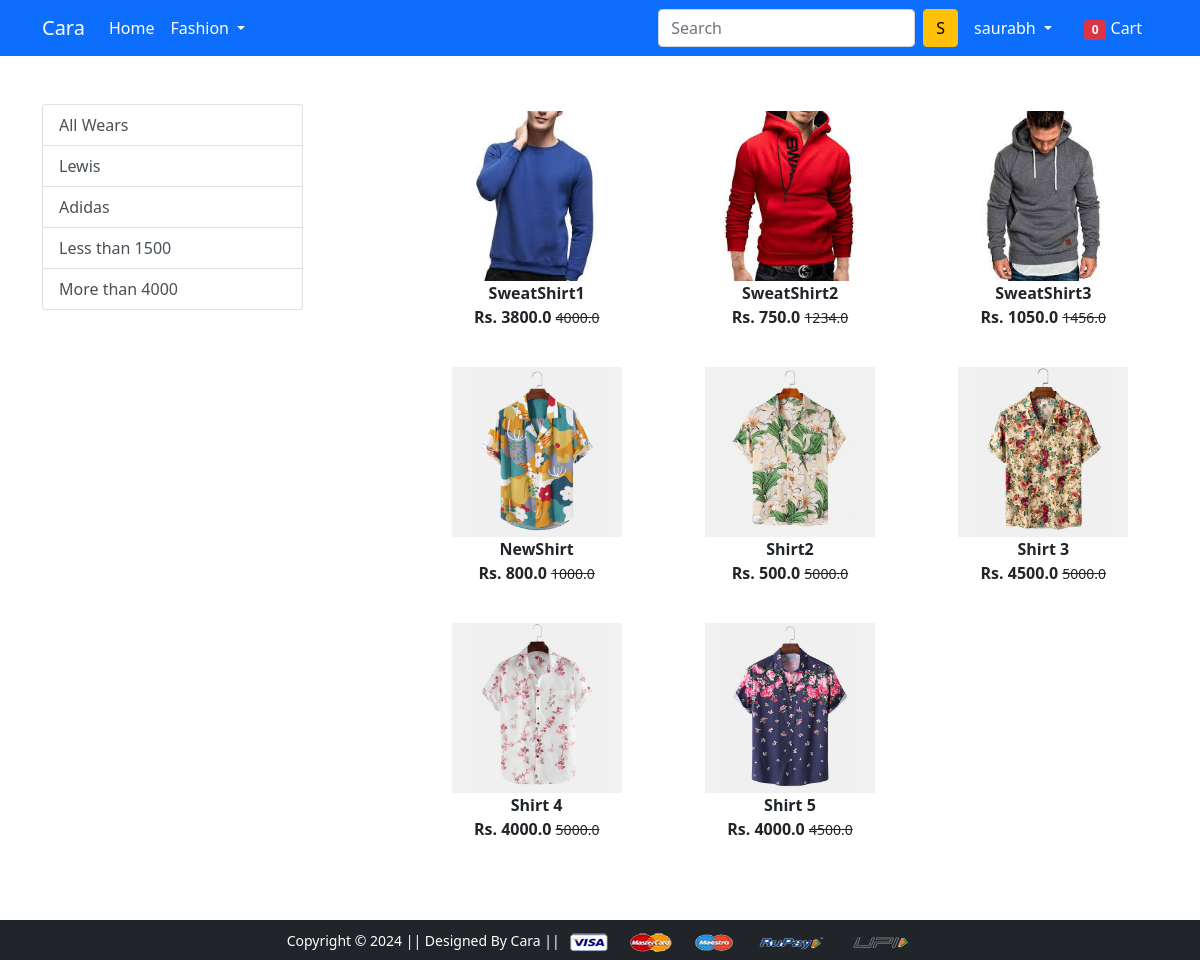
/Topwear/ (signed in), run on the app's committed database.
### app/models.py (models this page shows, shortened)
class Product(models.Model):
    title = models.CharField(max_length=200)
    selling_price = models.FloatField()
    discounted_price = models.FloatField()
    description = models.TextField()
    brand = models.CharField(max_length=200)
    category = models.CharField(choices = CATEGORY_CHOICES, max_length=2)
    product_image = models.ImageField(upload_to = 'productimg')

### app/views.py (the view)
# urls.py: path('Topwear/', views.Topwear, name='Topwear'),
@login_required
def Topwear(request, data=None):
    if data == None:
        Topwear = Product.objects.all().filter(category='TW')
    elif data == 'Lewis' or data == 'Adidas':
        Topwear = Product.objects.all().filter(category='TW').filter(brand=data)
    elif data == 'above':
        Topwear = Product.objects.all().filter(
            category='TW').filter(discounted_price__gte=4000)
    elif data == 'below':
        Topwear = Product.objects.all().filter(
            category='TW').filter(discounted_price__lt=1500)
    if request.user.is_authenticated:
        totalitem = len(Cart.objects.filter(user=request.user))
    return render(request, 'app/Topwear.html', {'Topwear': Topwear, 'totalitem': totalitem})

### app/templates/app/Topwear.html (shortened to what this page needs)
{% extends 'app/base.html' %}
{% load static %}
{% block main-content %}
<div class="container my-5">
    <div class="row">
        <div class="col-sm-3">
            <div class="list-group">
                <a href="{% url 'Topwear' %}" class="list-group-item list-group-item-action" aria-current="true">All
                    Wears</a>
                <a href="{% url 'Topweardata' 'Lewis' %}" class="list-group-item list-group-item-action"
                    aria-current="true">Lewis</a>
                <a href="{% url 'Topweardata' 'Adidas' %}" class="list-group-item list-group-item-action"
                    aria-current="true">Adidas</a>
                <a href="{% url 'Topweardata' 'below' %}" class="list-group-item list-group-item-action" aria-current="true">Less
                    than 1500</a>
                <a href="{% url 'Topweardata' 'above' %}" class="list-group-item list-group-item-action" aria-current="true">More than 4000</a>
            </div>
        </div>
        <div class="col-sm-8 offset-sm-1">
            <div class="row">
                {% for product in Topwear %}
                <div class="col-sm-4 text-center mb-4">
                    <a href="{% url 'product-detail' product.id %}" class="btn">
                        <div class="item">
                            <img src="{{product.product_image.url}}" alt="" height="170" class="">
                            <div class="fw-bold">{{product.title}}</div>
                            <div class="fw-bold">Rs. {{product.discounted_price}} <small
                                    class="fw-light text-decoration-line-through">{{product.selling_price}}</small>
                            </div>
                        </div>
                    </a>
                </div>
                {% endfor %}
            </div>
        </div>
    </div>
</div>
{% endblock main-content %}

### app/templates/app/base.html (shortened to what this page needs)
<!doctype html>
{% load static %}
<html lang="en">
<head>
  <link href="https://cdn.jsdelivr.net/npm/bootstrap@5.0.0-beta1/dist/css/bootstrap.min.css" rel="stylesheet"
>
  <link rel="stylesheet" href="{% static 'app/css/owl.carousel.min.css' %}">
  <link rel="stylesheet" href="{% static 'app/css/all.min.css' %}">
  <link rel="stylesheet" href="{% static 'app/css/style.css' %}">
</head>
<body>
  <nav class="navbar navbar-expand-lg navbar-dark bg-primary">
    <div class="container">
      <a class="navbar-brand" href="/">Cara</a>
      <div class="collapse navbar-collapse" id="navbarSupportedContent">
        <ul class="navbar-nav me-auto mb-2 mb-lg-0">
          <li class="nav-item">
            <a class="nav-link active" aria-current="page" href="/">Home</a>
          </li>
          <li class="nav-item dropdown">
            <a class="nav-link dropdown-toggle text-white" href="#" id="electronicsDropdown" role="button"
              data-bs-toggle="dropdown" aria-expanded="false">
              Fashion
            </a>
          </li>
        </ul>
        <form method='get' action="/search" class="d-flex">
          <input class="form-control me-2" type="search" placeholder="Search" aria-label="Search" name="search" id='search'>
          <button class="btn btn-warning" type="submit">S</button>
        </form>
        <div>
          <ul class="navbar-nav me-auto mb-2 mb-lg-0">
            {% if request.user.is_authenticated %}
            <li class="nav-item dropdown mx-2">
              <a class="nav-link dropdown-toggle text-white" href="#" id="profileDropdown" role="button"
                data-bs-toggle="dropdown" aria-expanded="false">
                {{request.user}}
              </a>
            </li>
            <li class="nav-item mx-2">
              <a href="{% url 'showcart' %}" class="nav-link text-white"><span class="badge bg-danger">{{totalitem}}</span> Cart
              </a>
            </li>
            {% endif %}
          </ul>
        </div>
      </div>
    </div>
  </nav>
  {% block main-content %} {% endblock main-content %}
  <footer class="container-fluid bg-dark text-center p-2 mt-5">
    <small class="text-white">Copyright &copy; 2024 || Designed By Cara || </small>
    <img src="{% static 'app/images/payment.png' %}" alt="" srcset="" class="img-fluid" height="2px">
  </footer>
</body>
</html>

### data on the page
Product: product_image (picture), title "SweatShirt1", discounted_price "3800.0", selling_price "4000.0"
Product: product_image (picture), title "SweatShirt2", discounted_price "750.0", selling_price "1234.0"
Product: product_image (picture), title "SweatShirt3", discounted_price "1050.0", selling_price "1456.0"
Product: product_image (picture), title "NewShirt", discounted_price "800.0", selling_price "1000.0"
Product: product_image (picture), title "Shirt2", discounted_price "500.0", selling_price "5000.0"
Product: product_image (picture), title "Shirt 3", discounted_price "4500.0", selling_price "5000.0"
Product: product_image (picture), title "Shirt 4", discounted_price "4000.0", selling_price "5000.0"
Product: product_image (picture), title "Shirt 5", discounted_price "4000.0", selling_price "4500.0"

### other printed values
{{ request.user }} "saurabh"
{{ totalitem }} "0"
